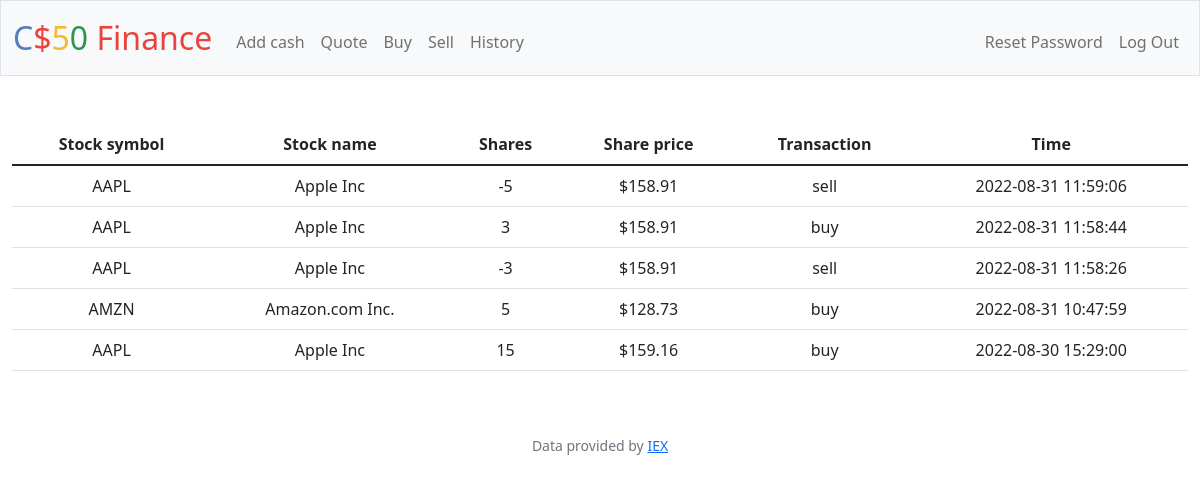
The app's page /history (signed in) with its own data.
### tables this page shows
CREATE TABLE transactions (
    id INTEGER PRIMARY KEY AUTOINCREMENT,
    user_id INTEGER NOT NULL,
    share_name TEXT NOT NULL,
    share_amnt INTEGER NOT NULL,
    share_price NUMERIC NOT NULL,
    trans_type TEXT NOT NULL,
    symbol TEXT NOT NULL,
    trans_time TIMESTAMP DEFAULT CURRENT_TIMESTAMP,
    FOREIGN KEY(user_id) REFERENCES users(id));

### app.py (the view)
@app.route("/history")
@login_required
def history():
    user_id = session["user_id"]
    history = db.execute(
        "SELECT share_name, share_amnt, share_price, trans_type, symbol, trans_time FROM transactions WHERE user_id = ? ORDER BY trans_time DESC;", user_id)
    return render_template("history.html", history=history, usd=usd)

### app.py (called while the page is built)
@app.after_request
def after_request(response):
    response.headers["Cache-Control"] = "no-cache, no-store, must-revalidate"
    response.headers["Expires"] = 0
    response.headers["Pragma"] = "no-cache"
    return response

### helpers.py (called while the page is built)
def login_required(f):
    @wraps(f)
    def decorated_function(*args, **kwargs):
        if session.get("user_id") is None:
            return redirect("/login")
        return f(*args, **kwargs)
    return decorated_function

def usd(value):
    return f"${value:,.2f}"

### templates/history.html (shortened to what this page needs)
{% extends "layout.html" %}
{% block main %}
    <table class="table table-hover">
        <thead>
            <tr>
              <th scope="col">Stock symbol</th>
              <th scope="col">Stock name</th>
              <th scope="col">Shares</th>
              <th scope="col">Share price</th>
              <th scope="col">Transaction</th>
              <th scope="col">Time</th>
            </tr>
        </thead>
        <tbody>
            {% for h in history %}
            <tr>
              <td>
                <div class="mx-auto w-auto">
                    {{h["symbol"]}}
                </div>
              </td>
              <td>
                <div class="mx-auto w-auto">
                    {{h["share_name"]}}
                </div>
              </td>
              <td>
                <div class="mx-auto w-auto">
                    {{h["share_amnt"]}}
                </div>
              </td>
              <td>
                <div class="mx-auto w-auto">
                    {{usd(h["share_price"])}}
                </div>
              </td>
              <td>
                <div class="mx-auto w-auto">
                    {{h["trans_type"]}}
                </div>
              </td>
              <td>
                <div class="mx-auto w-auto">
                    {{h["trans_time"]}}
                </div>
              </td>
            </tr>
            {% endfor %}
        </tbody>
    </table>
{% endblock %}

### templates/layout.html (shortened to what this page needs)
<!DOCTYPE html>
<html lang="en">
    <head>
        <link href="https://cdn.jsdelivr.net/npm/bootstrap@5.1.3/dist/css/bootstrap.min.css" rel="stylesheet">
        <link href="/static/styles.css" rel="stylesheet">
    </head>
    <body>
        <nav class="bg-light border navbar navbar-expand-md navbar-light">
            <div class="container-fluid">
                <a class="navbar-brand" href="/"><span class="blue">C</span><span class="red">$</span><span class="yellow">5</span><span class="green">0</span> <span class="red">Finance</span></a>
                <div class="collapse navbar-collapse" id="navbar">
                    {% if session["user_id"] %}
                        <ul class="navbar-nav me-auto mt-2">
                            <li class="nav-item"><a class="nav-link" href="/addcash">Add cash</a></li>
                            <li class="nav-item"><a class="nav-link" href="/quote">Quote</a></li>
                            <li class="nav-item"><a class="nav-link" href="/buy">Buy</a></li>
                            <li class="nav-item"><a class="nav-link" href="/sell">Sell</a></li>
                            <li class="nav-item"><a class="nav-link" href="/history">History</a></li>
                        </ul>
                        <ul class="navbar-nav ms-auto mt-2">
                            <li class="nav-item"><a class="nav-link" href="/resetpwd">Reset Password</a></li>
                            <li class="nav-item"><a class="nav-link" href="/logout">Log Out</a></li>
                        </ul>
                    {% else %}
                        <ul class="navbar-nav ms-auto mt-2">
                            <li class="nav-item"><a class="nav-link" href="/register">Register</a></li>
                            <li class="nav-item"><a class="nav-link" href="/login">Log In</a></li>
                        </ul>
                    {% endif %}
                </div>
            </div>
        </nav>
        <main class="container-fluid py-5 text-center">
            {% block main %}{% endblock %}
        </main>
        <footer class="mb-5 small text-center text-muted">
            Data provided by <a href="https://iexcloud.io/">IEX</a>
        </footer>
    </body>
</html>

### static/styles.css (style rules this page uses)
nav .navbar-brand { font-size: xx-large; }
nav .navbar-brand .blue { color: #537fbe; }
nav .navbar-brand .red { color: #ea433b; }
nav .navbar-brand .yellow { color: #f5b82e; }
nav .navbar-brand .green { color: #2e944b; }

### records on screen
transactions: symbol "AAPL", share_name "Apple Inc", share_amnt "-5", share_price "$158.91", trans_type "sell", trans_time "2022-08-31 11:59:06"
transactions: symbol "AAPL", share_name "Apple Inc", share_amnt "3", share_price "$158.91", trans_type "buy", trans_time "2022-08-31 11:58:44"
transactions: symbol "AAPL", share_name "Apple Inc", share_amnt "-3", share_price "$158.91", trans_type "sell", trans_time "2022-08-31 11:58:26"
transactions: symbol "AMZN", share_name "Amazon.com Inc.", share_amnt "5", share_price "$128.73", trans_type "buy", trans_time "2022-08-31 10:47:59"
transactions: symbol "AAPL", share_name "Apple Inc", share_amnt "15", share_price "$159.16", trans_type "buy", trans_time "2022-08-30 15:29:00"
